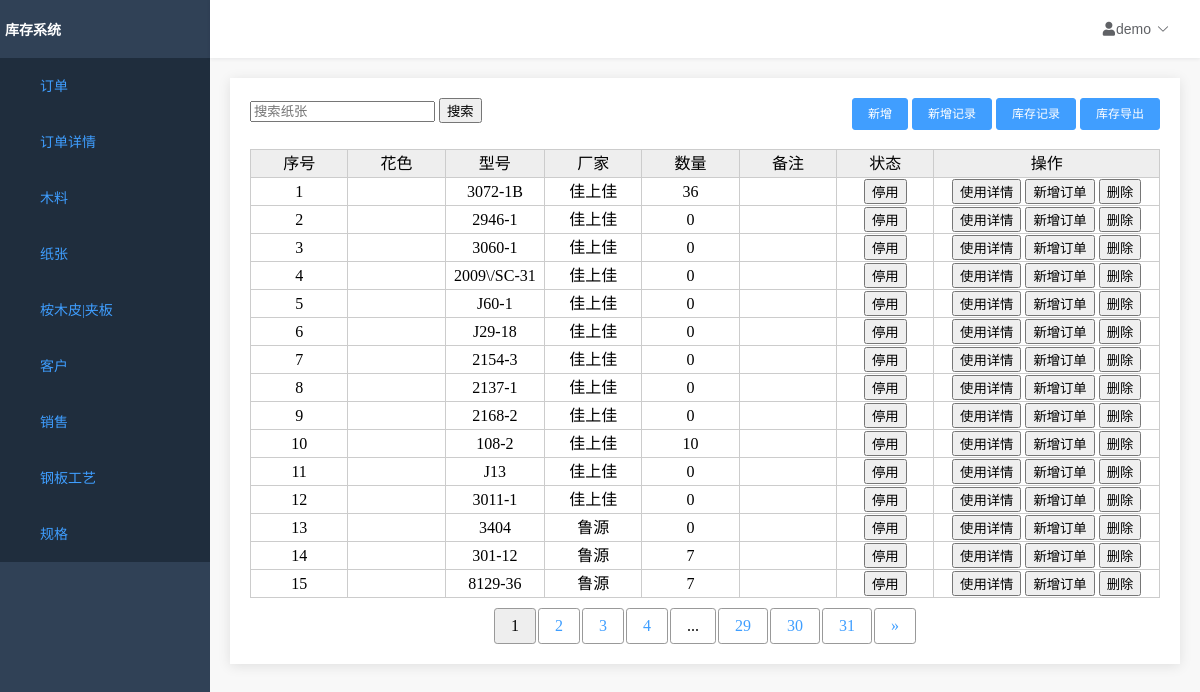
The app's page /home/paper/list/ with its own data.
### paper/models.py (models this page shows, shortened)
class PaperModel(models.Model):
    id = models.AutoField(primary_key=True)
    color = models.TextField('花色', max_length=64, default="")
    type = models.TextField('型号', max_length=64, default="")
    factory = models.TextField('厂家', max_length=64, default="")
    count = models.IntegerField('数量', default=0)
    note = models.TextField('备注', max_length=256, default='')
    enable = models.BooleanField(
        '是否使用', default=True, blank=False, null=False)
    created_time = models.DateTimeField('创建时间', default=now)
    last_mod_time = models.DateTimeField('修改时间', auto_now=True)
    objects = PaperManager()

### paper/views.py (the view)
# urls.py: path('list/', views.PaperListView.as_view(), name='paper_list'),
class PaperListView(ListView):
    paginate_by = 15
    model = PaperModel
    template_name = 'paperlist.html'
    context_object_name = 'object_list'
    def get_queryset(self):
        q = Q()
        name = self.request.GET.get('name')
        if name:
            q.add(Q(color__icontains=name), Q.OR)
            q.add(Q(type__icontains=name), Q.OR)
            q.add(Q(factory__icontains=name), Q.OR)
        return PaperModel.objects.filter(q).order_by('color')
    def get_context_data(self, **kwargs):
        context = super(PaperListView, self).get_context_data(**kwargs)
        return context

### InventorySystem/context_processor.py (called while the page is built)
def nav_list(request):
    func_list = []
    func_list.append(('订单', '/home/order/head/list'))
    func_list.append(('订单详情', '/home/order/list'))
    func_list.append(('木料', '/home/wood/list'))
    func_list.append(('纸张', '/home/paper/list'))
    func_list.append(('桉木皮|夹板', '/home/skin/list'))
    func_list.append(('客户', '/home/customer/list'))
    func_list.append(['销售', '/home/salesman/list'])
    func_list.append(('钢板工艺', '/home/process/technology/list'))
    func_list.append(('规格', '/home/process/specification/list'))
    return locals()

### order/templatetags/order_extras.py (called while the page is built)
@register.simple_tag(takes_context=True)
def param_replace(context, **kwargs):
    d = context['request'].GET.copy()
    for k, v in kwargs.items():
        d[k] = v
    for k in [k for k, v in d.items() if not v]:
        del d[k]
    return d.urlencode()

### templates/paperlist.html (shortened to what this page needs)
{% extends 'table.html' %}
{% block table %}
<div>
    <div class="top_tool_bar">
        <form method="get">
            <input type="text" name="name" placeholder="搜索纸张">
            <button type="submit">
                <span>搜索</span>
            </button>
        </form>
        <div class="right_buttons">
            <a href="/home/paper/add">
                <button type="button">
                    <span>新增</span>
                </button>
            </a>
            <a href="/home/paper/form/add">
                <button type="button">
                    <span>新增记录</span>
                </button>
            </a>
            <a href="/home/paper/form/list">
                <button type="button">
                    <span>库存记录</span>
                </button>
            </a>
            <a href="/home/paper/output">
                <button type="button">
                    <span>库存导出</span>
                </button>
            </a>
        </div>
    </div>
    <div class="results">
        <table id="result_list">
            <tr>
                <th scope="col" class="sortable column-id">序号</th>
                <th scope="col" class="sortable column-name">花色</th>
                <th scope="col" class="sortable column-name">型号</th>
                <th scope="col" class="sortable column-name">厂家</th>
                <th scope="col" class="sortable column-name">数量</th>
                <th scope="col" class="sortable column-name">备注</th>
                <th scope="col">状态</th>
                <th scope="col">操作</th>
            </tr>
            {% for obj in object_list %}
            <tr>
                <td>{{ forloop.counter }}</td>
                <td>{{obj.color}}</td>
                <td>{{obj.type}}</td>
                <td>{{obj.factory}}</td>
                <td>{{obj.count}}</td>
                <td>{{obj.note}}</td>
                <td>
                    <a href="/home/paper/enable?id={{ obj.id }}">
                        {% if obj.enable %}
                        <input type="button" value="停用">
                        {% else %}
                        <input type="button" value="已停用">
                        {% endif %}
                    </a>
                <td>
                    <a href="/home/paper/form/list?id={{ obj.id }}">
                        <input type="button" value="使用详情">
                    </a>
                    <a href="/home/paper/form/add?id={{ obj.id }}">
                        <input type="button" value="新增订单">
                    </a>
                    <a href="/home/paper/del?id={{ obj.id }}">
                        <input type="button" value="删除">
                    </a>
                </td>
            </tr>
            {% endfor %}
        </table>
    </div>
</div>
{% endblock %}

### static/css/base.css (style rules this page uses)
a:link, a:visited { color: #3f9eff; text-decoration: none; }
td, th { vertical-align: inherit; border-bottom: none; }
body, #container { background-color: #f1f1f1; }

### static/css/index.css (style rules this page uses)
html, body { padding: 0px; margin: 0px; background-color: #f8f8f8; height: 100%; overflow: hidden; }

### templates/table.html (style rules this page uses)
table { width: 100%; background: #ccc; margin: 10px auto; white-space:nowrap; border-collapse: collapse; }
th,td { height: 25px; line-height: 25px; text-align: center; border: 1px solid #ccc; }
th { background: #eee; font-weight: normal; }
td { min-width:80px; max-width:100%; }
tr { background: #fff; }
td a { color: #06f; text-decoration: none; }
.top_tool_bar { display:flex; flex-flow: row; }
.right_buttons { margin-left:auto }
.right_buttons button { background-color: #409EFF; color: #fff; padding: 9px 15px; font-size: 12px; border-radius: 3px; line-height: 1; border: 1px solid #409EFF; }

### records on screen
PaperModel: type "3072-1B", factory "佳上佳", count "36"
PaperModel: type "2946-1", factory "佳上佳", count "0"
PaperModel: type "3060-1", factory "佳上佳", count "0"
PaperModel: type "2009\\/SC-31", factory "佳上佳", count "0"
PaperModel: type "J60-1", factory "佳上佳", count "0"
PaperModel: type "J29-18", factory "佳上佳", count "0"
PaperModel: type "2154-3", factory "佳上佳", count "0"
PaperModel: type "2137-1", factory "佳上佳", count "0"
PaperModel: type "2168-2", factory "佳上佳", count "0"
PaperModel: type "108-2", factory "佳上佳", count "10"
PaperModel: type "J13", factory "佳上佳", count "0"
PaperModel: type "3011-1", factory "佳上佳", count "0"
PaperModel: type "3404", factory "鲁源", count "0"
PaperModel: type "301-12", factory "鲁源", count "7"
PaperModel: type "8129-36", factory "鲁源", count "7"

### other values on screen
{{ func.0 }} "订单" "订单详情" "木料" "纸张" "桉木皮|夹板" "客户" "销售" "钢板工艺" "规格"
{{ page }} "1"
{{ page }} "2" "3" "4" "29" "30" "31"
